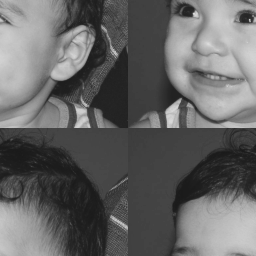
//> input picture Unidade I/bieltrocado.png, 256 x 256 px
$ ./trocaregioes ../bieltrocado.png   (built with g++ and OpenCV 4)
//> lines starting //> are read from the running program, lines starting //| are printed output that depends on the picture
#include <iostream>
#include <cv.h>
#include <highgui.h>

using namespace cv;
using namespace std;

// Para compilar use make pixels

int main(int argc, char** argv){
  Mat image,A;
  Vec3b intensity;

  image= imread(argv[1],CV_LOAD_IMAGE_GRAYSCALE);
//> image is the input picture: 256 rows x 256 cols, CV_8UC1; min 26, max 219, mean 100.9
  if(!image.data)
    cout << "nao abriu biel.png" << endl;

  int cols = image.cols;
//> cols = 256
  int rows = image.rows;
//> rows = 256

  namedWindow("janela",WINDOW_AUTOSIZE);

  imshow("janela", image);


  image.copyTo(A);

  image(Rect(0, 0, rows/2, cols/2)).copyTo(A(Rect(rows/2, cols/2, rows/2, cols/2)));
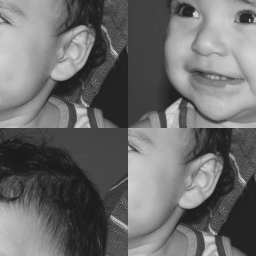
//> A: 256 rows x 256 cols, CV_8UC1; min 26, max 219, mean 107.9
  image(Rect(rows/2, cols/2, rows/2, cols/2)).copyTo(A(Rect(0, 0, rows/2, cols/2)));
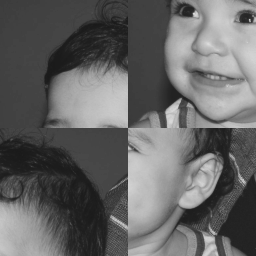
//> A: 256 rows x 256 cols, CV_8UC1; min 26, max 219, mean 100.9
  image(Rect(rows/2, 0, rows/2, cols/2)).copyTo(A(Rect(0, cols/2, rows/2, cols/2)));
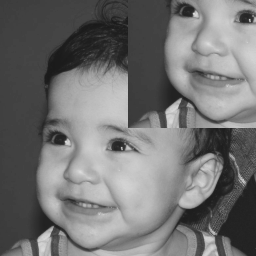
//> A: 256 rows x 256 cols, CV_8UC1; min 26, max 219, mean 114.5
  image(Rect(0, cols/2, rows/2, cols/2)).copyTo(A(Rect(rows/2, 0, rows/2, cols/2)));
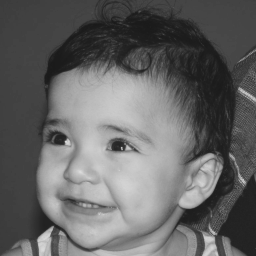
//> A: 256 rows x 256 cols, CV_8UC1; min 26, max 219, mean 100.9

  imshow("image A", A);

  waitKey();
  return 0;
}
